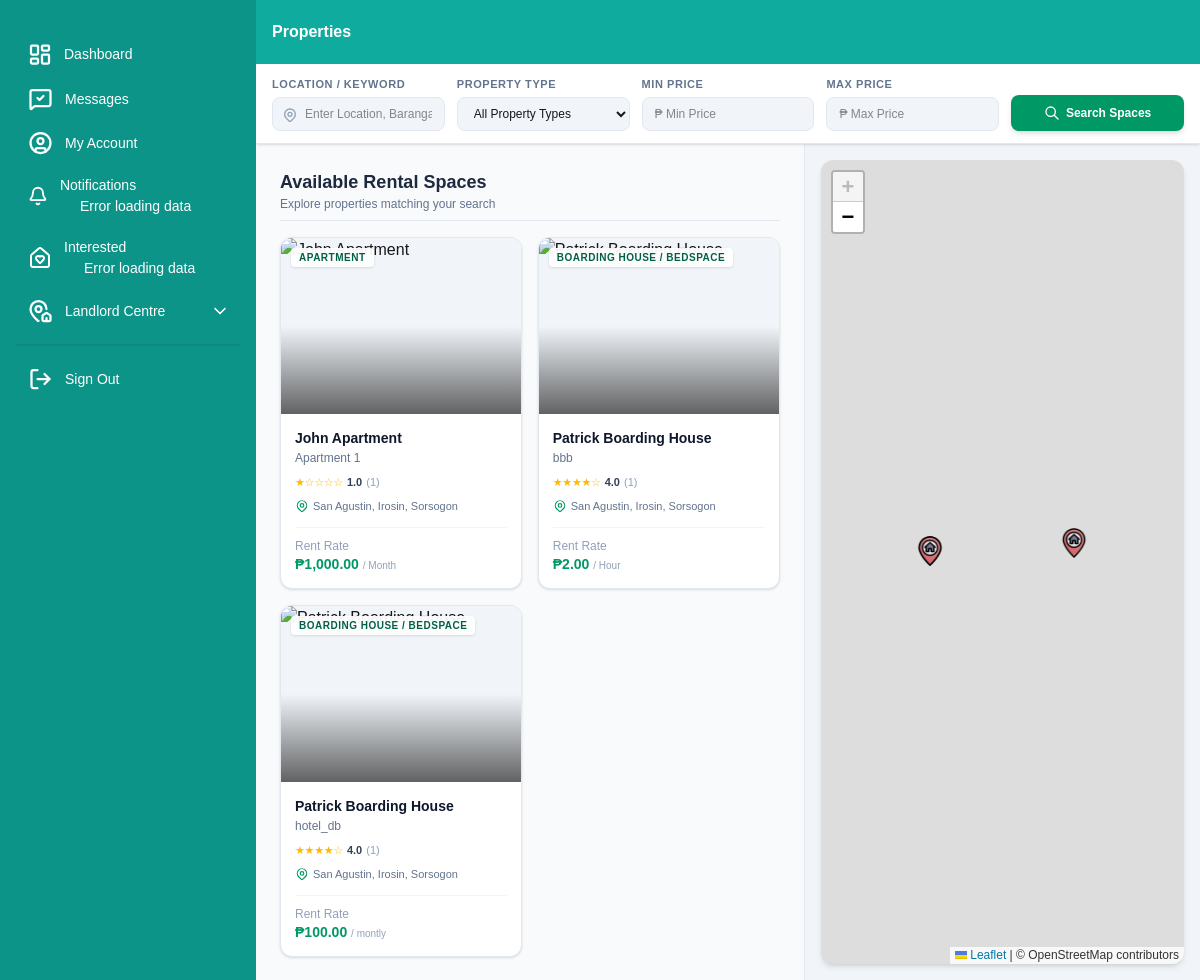
Screenshot of /users/properties.php (signed in) with the database file from the repository.
### tables this page shows
CREATE TABLE IF NOT EXISTS `rentspace` (
  `rent_id` varchar(255) NOT NULL,
  `name` varchar(255) DEFAULT NULL,
  `landlord_id` varchar(255) DEFAULT NULL,
  `user_id` varchar(255) DEFAULT NULL,
  `type` varchar(255) DEFAULT NULL,
  `price` int DEFAULT NULL,
  `image_cover` varchar(255) DEFAULT NULL,
  `other_info` longtext,
  `rate` varchar(255) DEFAULT NULL,
  PRIMARY KEY (`rent_id`)
);

CREATE TABLE IF NOT EXISTS `landlord` (
  `landlord_id` varchar(255) NOT NULL DEFAULT '',
  `user_id` varchar(255) DEFAULT NULL,
  `province` varchar(255) DEFAULT NULL,
  `municipality` varchar(255) DEFAULT NULL,
  `barangay` varchar(255) DEFAULT NULL,
  `type` varchar(255) DEFAULT NULL,
  `property_name` varchar(255) DEFAULT NULL,
  `date_request` date DEFAULT NULL,
  `status` varchar(255) DEFAULT NULL,
  `longitude` varchar(255) DEFAULT NULL,
  `latitude` varchar(255) DEFAULT NULL,
  PRIMARY KEY (`landlord_id`)
);

### users/properties.php (the view, shortened to what this page needs)
<?php
  include '../config.php';
?>
<!DOCTYPE html>
<html lang="en">
<head>
    <link rel="stylesheet" href="./../assets/styles/daisy_ui.css">
    <link rel="stylesheet" href="./../assets/styles/index.css">
    <script src="./../assets/scripts/tailwind.js"></script>
    <link rel="stylesheet" href="https://unpkg.com/leaflet@1.9.4/dist/leaflet.css" />
</head>
<body class="bg-base-100 min-h-screen flex flex-col">
  <div class="drawer lg:drawer-open flex-1">
    <div class="drawer-content flex flex-col h-screen overflow-hidden">
      <nav class="navbar w-full bg-[#0fab9e] px-4 shrink-0">
        <div class="flex-1 font-bold text-white">Properties</div>
      </nav>
      <main class="flex-1 flex flex-col overflow-hidden">
        <header class="bg-white border-b border-slate-200 z-30 shadow-sm shrink-0 hidden lg:block">
            <form action="" method="GET" id="headerFilterForm" class="max-w-7xl mx-auto px-4 py-3">
                <div class="grid grid-cols-1 sm:grid-cols-2 lg:grid-cols-5 gap-3 items-center">
                    <div class="relative">
                        <label class="block text-[11px] font-bold text-slate-500 uppercase tracking-wider mb-1">Location / Keyword</label>
                        <div class="relative">
                            <input type="text" name="location" value="<?php echo htmlspecialchars($_GET['location'] ?? ''); ?>" class="w-full bg-slate-100 border border-slate-200 rounded-lg px-3 py-2 text-xs font-medium focus:outline-none focus:border-emerald-500 focus:bg-white transition-all pl-8" placeholder="Enter Location, Barangay, or Name">
                        </div>
                    </div>
                    <div>
                        <label class="block text-[11px] font-bold text-slate-500 uppercase tracking-wider mb-1">Property Type</label>
                        <select name="property_type" class="w-full bg-slate-100 border border-slate-200 rounded-lg px-3 py-2 text-xs font-medium focus:outline-none focus:border-emerald-500 focus:bg-white transition-all cursor-pointer">
                            <option value="">All Property Types</option>
                        </select>
                    </div>
                    <div>
                        <label class="block text-[11px] font-bold text-slate-500 uppercase tracking-wider mb-1">Min Price</label>
                        <input type="text" name="min_price" value="<?php echo htmlspecialchars($_GET['min_price'] ?? ''); ?>" class="numbers_only w-full bg-slate-100 border border-slate-200 rounded-lg px-3 py-2 text-xs font-medium focus:outline-none focus:border-emerald-500 focus:bg-white transition-all" placeholder="₱ Min Price">
                    </div>
                    <div>
                        <label class="block text-[11px] font-bold text-slate-500 uppercase tracking-wider mb-1">Max Price</label>
                        <input type="text" name="max_price" value="<?php echo htmlspecialchars($_GET['max_price'] ?? ''); ?>" class="numbers_only w-full bg-slate-100 border border-slate-200 rounded-lg px-3 py-2 text-xs font-medium focus:outline-none focus:border-emerald-500 focus:bg-white transition-all" placeholder="₱ Max Price">
                    </div>
                    <div class="flex items-end h-full pt-4 sm:pt-0">
                        <button type="submit" class="w-full bg-emerald-600 hover:bg-emerald-700 text-white text-xs font-bold py-2.5 rounded-lg shadow-md transition-all flex items-center justify-center gap-1.5">
                            <svg class="w-4 h-4" xmlns="http://www.w3.org/2000/svg" fill="none" viewBox="0 0 24 24" stroke="currentColor">
                                <path stroke-linecap="round" stroke-linejoin="round" stroke-width="2" d="M21 21l-6-6m2-5a7 7 0 11-14 0 7 7 0 0114 0z"/>
                            </svg>
                            Search Spaces
                        </button>
                    </div>
                </div>
            </form>
        </header>
        <div class="flex-1 flex overflow-hidden relative">
            <section class="w-full lg:w-[58%] xl:w-[50%] h-full overflow-y-auto listing-scroll p-4 lg:p-6 bg-slate-50">
                <div class="flex items-center justify-between mb-4 pb-2 border-b border-slate-200">
                    <div>
                        <h1 class="text-lg font-bold text-slate-800">Available Rental Spaces</h1>
                        <p class="text-xs text-slate-500">Explore properties matching your search</p>
                    </div>
                </div>
                <div class="grid grid-cols-1 sm:grid-cols-2 gap-4" id="rentalCardsContainer">
                    <?php
                        $query = "
                            SELECT r.*, l.province, l.municipality, l.barangay, l.property_name, l.latitude, l.longitude, r.rate, acc.user_id, l.user_id, acc.status,
                                   rv.avg_rating, rv.review_count
                            FROM rentspace r
                            LEFT JOIN landlord l ON l.landlord_id = r.landlord_id
                            LEFT JOIN accounts acc ON l.user_id = acc.user_id
                            LEFT JOIN (
                                SELECT landlord_id, AVG(rating) AS avg_rating, COUNT(*) AS review_count
                                FROM reviews
                                GROUP BY landlord_id
                            ) rv ON rv.landlord_id = r.landlord_id
                            WHERE 1=1 AND acc.status = 'Approved'
                        ";
                        $get_rental = $conn->prepare($query);
                        $get_rental->execute();
                        $result_rental = $get_rental->get_result();
                        if ($result_rental->num_rows > 0) {
                            while ($row_rentals = $result_rental->fetch_assoc()) {
                                $name          = htmlspecialchars($row_rentals['name'] ?? '');
                                $rent_id       = htmlspecialchars($row_rentals['rent_id'] ?? '');
                                $type          = htmlspecialchars($row_rentals['type'] ?? '');
                                $rate          = htmlspecialchars($row_rentals['rate'] ?? '');
                                $image         = htmlspecialchars($row_rentals['image_cover'] ?? '');
                                $property_name = htmlspecialchars($row_rentals['property_name'] ?? 'Property Location');
                                $price         = $row_rentals['price'] ?? 0;
                                $avg_rating   = (float)($row_rentals['avg_rating'] ?? 0);
                                $review_count = (int)($row_rentals['review_count'] ?? 0);
                                $filled       = (int)round($avg_rating);
                                $stars        = str_repeat('★', $filled) . str_repeat('☆', 5 - $filled);
                                if ($review_count > 0) {
                                    $rating_html = '
                                        <div class="flex items-center gap-1 text-[11px] mb-2">
                                            <span class="text-amber-400 tracking-tight">' . $stars . '</span>
                                            <span class="font-bold text-slate-700">' . number_format($avg_rating, 1) . '</span>
                                            <span class="text-slate-400">(' . $review_count . ')</span>
                                        </div>';
                                } else {
                                    $rating_html = '<div class="text-[11px] text-slate-400 mb-2">No reviews yet</div>';
                                    $rating_text = 'No reviews yet';
                                }
                                $location = trim(
                                    ($row_rentals['barangay'] ?? '') . ', ' .
                                    ($row_rentals['municipality'] ?? '') . ', ' .
                                    ($row_rentals['province'] ?? ''),
                                    ', '
                                );
                                $location = htmlspecialchars($location);
                                $image_url = !empty($image)
                                    ? '../assets/uploads/' . $image
                                    : '../assets/images/background_cover.png';
                                if($type === "Boarding House / Bedspace"){
                                    $locate = "boarding_details.php";
                                }elseif($type === "Apartment"){
                                    $locate = "apartment_details.php";
                                }elseif($type === "Condominium"){
                                    $locate = "condo_details.php";
                                }elseif($type === "Commercial Space"){
                                    $locate = "cs_details.php";
                                }elseif($type === "House"){
                                    $locate = "house_details.php";
                                }elseif($type === "Event Space"){
                                    $locate = "es_details.php";
                                }elseif($type === "Transient House"){
                                    $locate = "trasient_details.php";
                                }elseif($type === "Parking Space"){
                                    $locate = "ps_details.php";
                                }elseif($type === "Vacant Lot"){
                                    $locate = "vl_details.php";
                                }
                                echo '
                                <div class="rental-card group bg-white rounded-xl border border-slate-200 overflow-hidden shadow-sm hover:shadow-lg transition-all duration-300 flex flex-col hover:-translate-y-1 cursor-pointer" data-id="' . $rent_id . '">
                                    <div class="relative h-44 overflow-hidden bg-slate-100">
                                        <img src="' . $image_url . '" alt="' . $property_name . '" class="w-full h-full object-cover transition-transform duration-500 group-hover:scale-105" loading="lazy">
                                        <span class="absolute top-2.5 left-2.5 text-[10px] font-bold tracking-wider uppercase bg-white/90 backdrop-blur-md text-emerald-800 px-2 py-0.5 rounded shadow-sm">
                                            ' . $type . '
                                        </span>
                                            <a href="'.$locate.'?id=' . $rent_id .'" class="bg-emerald-600 hover:bg-emerald-700 text-white text-xs font-bold px-4 py-2 rounded-full shadow-lg transition-colors">
                                            </a>
                                    </div>
                                    <div class="p-3.5 flex flex-col flex-1">
                                        <h3 class="text-sm font-bold text-slate-900 truncate mb-0.5">' . $property_name . '</h3>
                                        <p class="text-xs text-slate-500 truncate mb-2">' . $name . '</p>
                                        ' . $rating_html . '
                                        <div class="flex items-center gap-1 text-[11px] text-slate-500 mb-3 truncate">
                                            <span class="truncate">' . ($location !== '' ? $location : 'Location not set') . '</span>
                                        </div>
                                        <div class="mt-auto pt-2.5 border-t border-slate-100 flex items-center justify-between">
                                            <div>
                                                <span class="text-xs text-slate-400 block font-normal">Rent Rate</span>
                                                <p class="text-sm font-extrabold text-emerald-600">
                                                    &#8369;' . number_format((float)$price, 2) . '
                                                    <span class="text-[10px] text-slate-400 font-normal">/ ' . $rate . '</span>
                                                </p>
                                            </div>
                                            <a href="'.$locate.'?id=' . $rent_id .'" class="lg:hidden text-xs font-semibold text-emerald-600 hover:text-emerald-800 flex items-center gap-0.5">
                                            </a>
                                        </div>
                                    </div>
                                </div>';
                            }
                        }
                    ?>
                </div>
            </section>
            <section class="hidden lg:block lg:w-[42%] xl:w-[50%] h-full p-4 relative bg-slate-100 border-l border-slate-200">
                <div id="propertyMap" class="w-full h-full rounded-xl shadow-md z-0"></div>
            </section>
        </div>
      </main>
    </div>
    <div class="drawer-side z-40">
      <?php include 'drawer.php'; ?>
    </div>
  </div>
</body>
</html>

### assets/styles/index.css (style rules this page uses)
* { font-family: 'Roboto Variable', sans-serif; scroll-behavior: smooth; }

### rows the page displays
rentspace: type "APARTMENT", landlord.property_name "John Apartment", name "Apartment 1", stars "★☆☆☆☆", avg_rating "1.0", review_count "1", landlord.province "San Agustin, Irosin, Sorsogon", price "1,000.00", rate "Month"
rentspace: type "BOARDING HOUSE / BEDSPACE", landlord.property_name "Patrick Boarding House", name "bbb", stars "★★★★☆", avg_rating "4.0", review_count "1", landlord.province "San Agustin, Irosin, Sorsogon", price "2.00", rate "Hour"
rentspace: type "BOARDING HOUSE / BEDSPACE", landlord.property_name "Patrick Boarding House", name "hotel_db", stars "★★★★☆", avg_rating "4.0", review_count "1", landlord.province "San Agustin, Irosin, Sorsogon", price "100.00", rate "montly"
